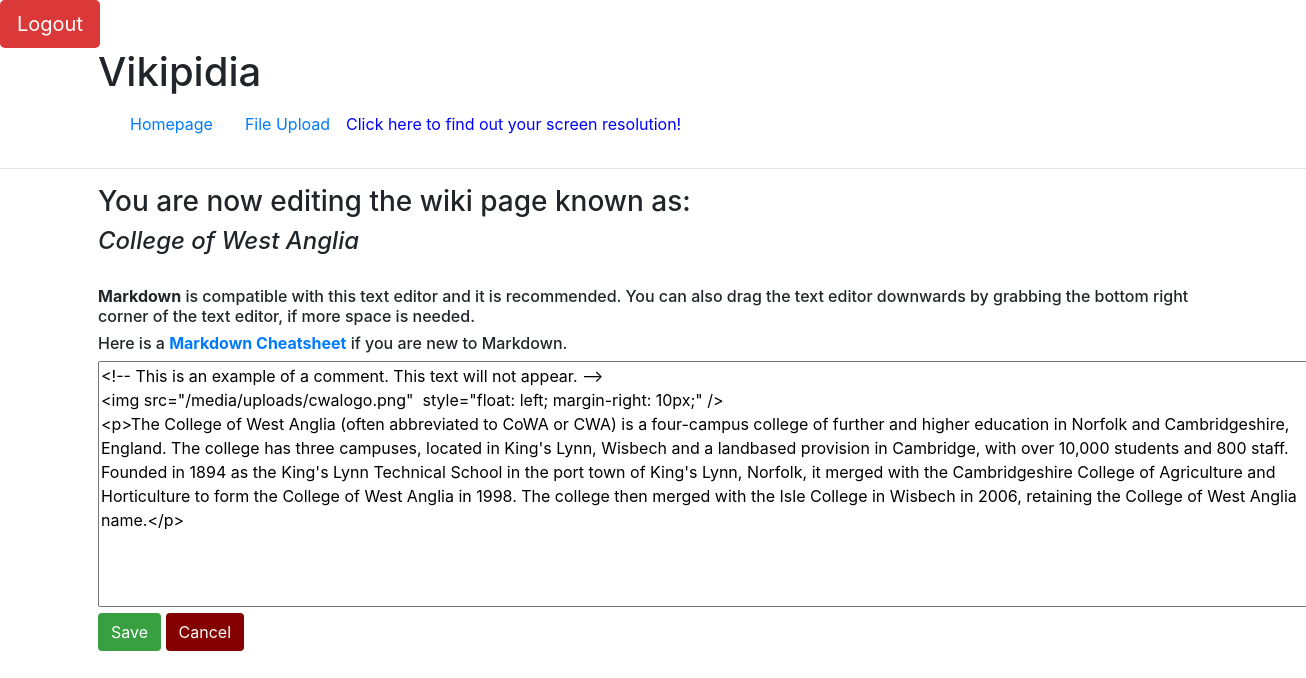
Page /wiki/College of West Anglia/edit (signed in) on the committed database.
### wiki/models.py (models this page shows, shortened)
class Page(models.Model):
    title = models.CharField(max_length=64, primary_key=True)
    content = models.TextField()
    counter = models.IntegerField(default = 1)

### wiki/views.py (the view)
# urls.py: path('<str:pk>/edit', views.edit_page, name='edit_page'),
@login_required(login_url='wiki:login')
def edit_page(request, pk):
    try:
        page = Page.objects.get(pk=pk)
        content = page.content
    except Page.DoesNotExist:
        content=''
    return render(request, 'wiki/edit_page.html',{ 'page_name':pk, 'content':content},)

### wiki/templates/wiki/edit_page.html (shortened to what this page needs)
{% extends 'wiki/base.html' %}
{% load staticfiles %}
{% block content %}
<div class="container">
{% block contentTitle %}<h3>You are now editing the wiki page known as:</h3> <h4><i>{{page_name}}</i></h4>{% endblock %}
<br />
<h6><strong>Markdown</strong> is compatible with this text editor and it is recommended. You can also drag the text editor downwards by grabbing the bottom right corner of the text editor, if more space is needed.</h6>
<h6>Here is a <strong><a href="https://github.com/adam-p/markdown-here/wiki/Markdown-Cheatsheet">Markdown Cheatsheet</a></strong> if you are new to Markdown.</h6>
<form method="post" action="{% url 'wiki:save_page' page_name %}">
    <textarea id="id_content" name="content" rows="10" cols="120">{{content}}</textarea>
    <input class="btn" id="savebutton" name="Save" type="submit" value="Save">
    <input class="btn" id="cancelbutton" name="Cancel" type="submit" value="Cancel">
</form>
</div>
{% endblock %}

### wiki/static/wiki/wikistyle.css (style rules this page uses)
#savebutton { background-color: rgb(56, 160, 64); color: white; }
#cancelbutton { background-color: rgb(132, 1, 1); color: white; }

### rows in the picture
Page: title "College of West Anglia", content "<!-- This is an example of a comment. This text will not appear. --> <img src=\"/media/uploads/cwalogo.png\" style=\"float: left; margin-right: 10px;\" /> <p>The College of West Anglia (often abbreviated to CoWA or CWA) is a four-campus college of further and higher education in Norfolk and Cambridgeshire, England. The college has three campuses, located in King's Lynn, Wisbech and a landbased provision in Cambridge, with over 10,000 students and 800 staff. Founded in 1894 as the King's Lynn Technical School in the port town of King's Lynn, Norfolk, it merged with the Cambridgeshire College of Agriculture and Horticulture to form the College of West Anglia in 1998. The college then merged with…"
